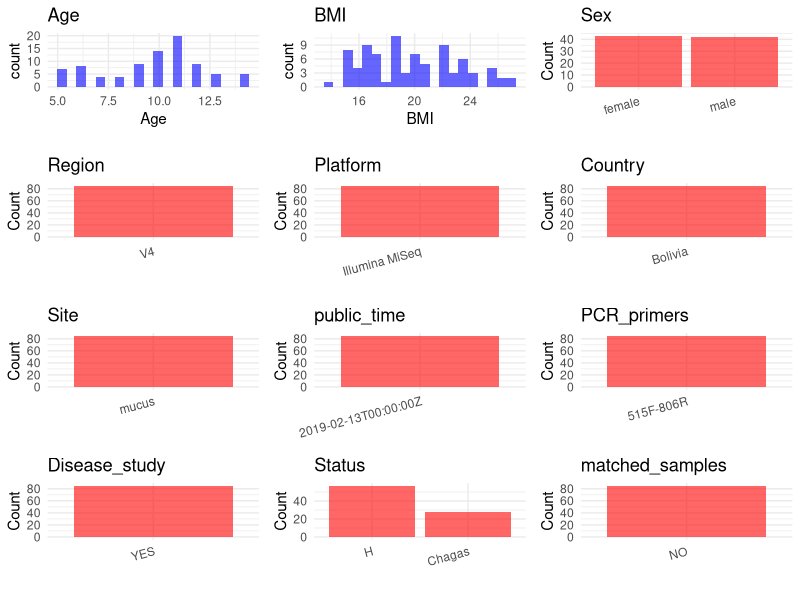

This figure's R source: (Note: this script raises an error after producing the figure.)
## ---- chunk 1
# Load necessary libraries
library(dplyr)
library(ggplot2)
library(cowplot)

# Set working directory (update this path to your local directory)
setwd("D:/metadata/PRJEB31199")

# Read the initial metadata files
initial_meta<-read.csv("SraRunTable.csv",header = T)

# Combine the two metadata files
#meta <- rbind(initial_meta, initial_meta1)

#Remove entries non-oral samples
#initial_meta <- subset(initial_meta, Organism == "human oral metagenome")

# Check the number of samples containing "HT" in Sample.Name (e.g., healthy controls)
#nrow(subset(meta, grepl("HT", Sample.Name)))

# Display the first few rows of the metadata
head(initial_meta)
## ---- chunk 2
# Create a uniform metadata dataframe
metadata <- data.frame(
  BioProject = initial_meta$BioProject,
  Run = initial_meta$Run,
  sample_name = initial_meta$Sample.Name,
  Age = initial_meta$Host_age,
  BMI = initial_meta$host_body_mass_index,
  Sex= initial_meta$sex,
  Region = "V4",
  Platform = initial_meta$Instrument,
  Country = initial_meta$geo_loc_name_country,
  Site = initial_meta$env_material,
  public_time = initial_meta$ReleaseDate,
  stringsAsFactors = FALSE
)
## ---- chunk 3
# Add information obtained from the publication
metadata$PCR_primers <- "515F-806R"
metadata$title <- "The fecal oral and skin microbiota of children with Chagas disease treated with benznidazole"
metadata$Disease_study <- "YES"
# Assign disease status based on sample_name patterns
#metadata$Status<-"NA"

#extract subject id by remove prefix of sample_name
metadata$sample_name <- gsub("T|CR|CS|C|N|S", "", metadata$sample_name)
metadata <- metadata %>%
  mutate(Status = case_when(
    initial_meta$medical_conditions == "Negative Chagas" ~ "H",
    initial_meta$medical_conditions == "Chronic Chagas" ~ "Chagas"
  ))
# Check initial data distribution
cat("Initial sample distribution:\n")
table(metadata$sample_name)
table(metadata$Site)

# Calculate sampling frequency per subject
sample_counts <- table(metadata$sample_name)
cat("\nNumber of samples per subject:\n")
print(sample_counts)

# Create matched_samples column
metadata$matched_samples <- ifelse(metadata$sample_name %in% names(sample_counts[sample_counts >= 2]), "YES", "NO")

cat("\nMatched samples distribution:\n")
table(metadata$matched_samples)

# Identify samples for removal: single samples excluding saliva and tongue coat
single_samples <- names(sample_counts[sample_counts == 1])
samples_to_remove <- metadata$sample_name %in% single_samples & 
                     !(initial_meta$Organism %in% c("human oral metagenome"))

cat("\nNumber of samples to be removed:", sum(samples_to_remove), "\n")

# Remove identified samples
metadata_clean <- metadata[!samples_to_remove, ]

cat("\nFinal sample distribution after cleaning:\n")
table(metadata_clean$sample_name)
table(metadata_clean$Site)
table(metadata_clean$matched_samples)

# Use cleaned dataset for subsequent analysis
metadata <- metadata_clean
## ---- chunk 4
# Check the number of unique runs and sample names
print(paste("Number of unique runs:", length(unique(metadata$Run))))
print(paste("Number of unique sample names:", length(unique(metadata$sample_name))))
## ---- chunk 5
# Select columns for visualization
plot_data <- metadata %>%
  select(-BioProject, -Run, -sample_name, -title)

# Function to create simple plots for each column
create_simple_plots <- function(data) {
  plots <- list()
  
  for (col in colnames(data)) {
    # Check if the column is all NA
    if (all(is.na(data[[col]]))) {
      # Create an empty plot with text indicating all NA
      p <- ggplot() +
        annotate("text", x = 0.5, y = 0.5, label = "this column is NA", size = 6) +
        labs(title = col) +
        theme_void()
    } else if (is.numeric(data[[col]])) {
      # Numeric variable: histogram
      p <- ggplot(data, aes(x = .data[[col]])) +
        geom_histogram(fill = "blue", alpha = 0.6, bins = 20, na.rm = TRUE) +
        labs(title = col) +
        theme_minimal()
    } else {
      # Categorical variable: bar plot (remove NA values)
      count_data <- as.data.frame(table(data[[col]], useNA = "ifany"))
      p <- ggplot(count_data, aes(x = reorder(Var1, -Freq), y = Freq)) +
        geom_col(fill = "red", alpha = 0.6) +
        labs(title = col, x = NULL, y = "Count") +
        theme_minimal() +
        theme(axis.text.x = element_text(angle = 15, hjust = 1))
    }
    plots[[col]] <- p
  }
  
  return(plots)
}

# Generate and arrange plots
plots <- create_simple_plots(plot_data)
p<-plot_grid(plots$Age, 
          plots$BMI, 
          plots$Sex, 
          plots$Region, 
          plots$Platform, 
          plots$Country, 
          plots$Site,
          plots$public_time, 
          plots$PCR_primers,
          plots$Disease_study,
          plots$Status,
          plots$matched_samples,# add 
          ncol = 3, align = "hv", axis = "lb")
ggsave("Metadata_Summary.png", plot = p, width = 8, height = 6, dpi = 150)
## ---- chunk 6
knitr::include_graphics("Metadata_Summary.png")
## ---- chunk 7
# Reorder columns to match the desired format
metadata <- metadata[, c(
  "BioProject", "Run", "sample_name", "Age", "BMI", "Sex", 
  "Region", "Platform", "Country", "Site", "public_time", 
  "PCR_primers", "title", "Disease_study", "Status","matched_samples"
)]

# Export the uniform metadata to a CSV file
write.csv(metadata, file = "metadata.csv", quote = FALSE)
head(metadata)
